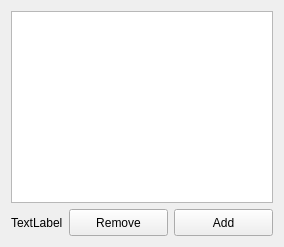
          <widget class="QWidget" name="tab_9">
           <attribute name="title">
            <string>Data</string>
           </attribute>
           <layout class="QGridLayout" name="gridLayout_11">
            <item row="0" column="0" colspan="3">
             <widget class="QListWidget" name="listWidget_9">
              <property name="selectionMode">
               <enum>QAbstractItemView::ExtendedSelection</enum>
              </property>
             </widget>
            </item>
            <item row="1" column="0">
             <widget class="QLabel" name="label_10">
              <property name="text">
               <string>TextLabel</string>
              </property>
             </widget>
            </item>
            <item row="1" column="1">
             <widget class="QPushButton" name="pushButton_21">
              <property name="minimumSize">
               <size>
                <width>99</width>
                <height>27</height>
               </size>
              </property>
              <property name="maximumSize">
               <size>
                <width>99</width>
                <height>27</height>
               </size>
              </property>
              <property name="text">
               <string>Remove</string>
              </property>
             </widget>
            </item>
            <item row="1" column="2">
             <widget class="QPushButton" name="pushButton_22">
              <property name="minimumSize">
               <size>
                <width>99</width>
                <height>27</height>
               </size>
              </property>
              <property name="maximumSize">
               <size>
                <width>99</width>
                <height>27</height>
               </size>
              </property>
              <property name="text">
               <string>Add</string>
              </property>
             </widget>
            </item>
           </layout>
          </widget>
